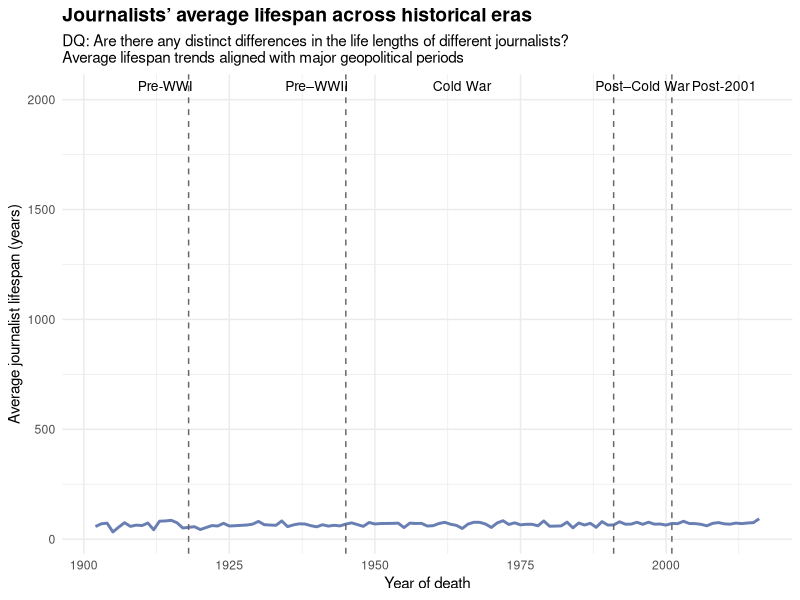
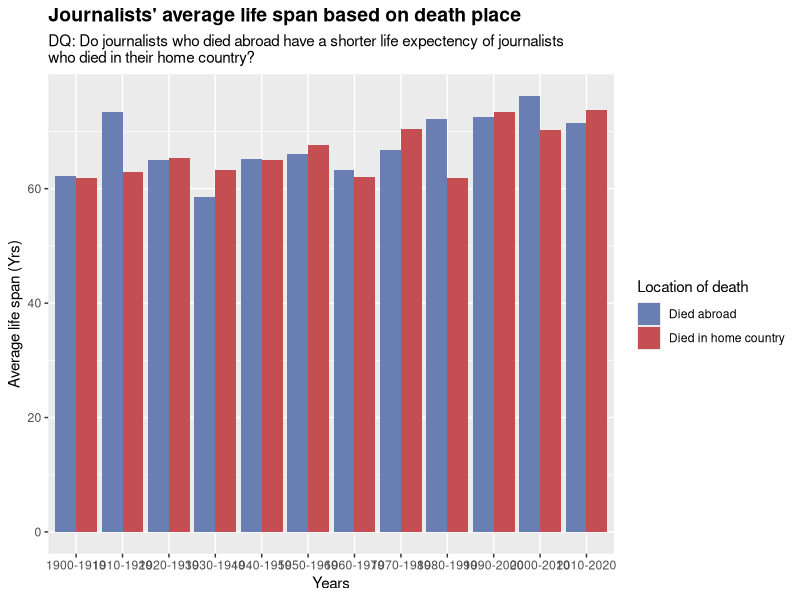

Here is the R script that generated these plots, in order:

# Calculate the journalist life length
library(tidyverse)
library(dplyr)

journalists <- read_csv('journalists.csv') |>
  mutate(
    birth_year = `ontology/birthYear`, 
    death_year = `ontology/deathYear`, 
    birth_place = `ontology/birthPlace_label`, 
    death_place = `ontology/deathPlace_label`
  ) |>
  select( 
    birth_year, 
    death_year, 
    birth_place, 
    death_place
  )
# |>
#   mutate(
#     birth_year = as.numeric(birth_year), 
#     death_year = as.numeric(death_year), 
#   ) |>  
#   mutate(
#     bd_coincide = (birth_place == death_place),
#     life_length = death_year - birth_year
#   )


all_journalists <- journalists |>
  na.omit()|>
  left_join(read_csv("all_country_mapping.csv"), by ='death_place')|>
  select( 
    birth_country, 
    death_country, 
    death_year, 
    birth_year
  ) |>
  mutate(
    birth_year = as.numeric(birth_year), 
    death_year = as.numeric(death_year), 
  ) |>  
  mutate(
    bd_coincide = (birth_country == death_country),
    life_length = death_year - birth_year
  ) |>
  filter(death_year >= 1900)

# journalists_country <- read_csv('journalists.csv') |>
#   select('ontology/deathPlace_label', "ontology/deathYear", 'ontology/birthPlace_label', "ontology/birthYear")|>
#   na.omit()

# write.csv(journalists_country, file = "Journalists_country.csv", row.names = FALSE)

# life_length_plot <- read_csv('journalists.csv') |>
#   select("title", "ontology/occupation_label", "ontology/birthYear", "ontology/deathYear")|>
#   na.omit()|>
#   rename(ontology_birthYear' = 'ontology/birthYear', 'ontology_deathYear = `ontology/deathYear` )|>
#   mutate(ontology_birthYear = as.numeric(ontology_birthYear), ontology_deathYear = as.numeric(ontology_deathYear))|>
#   mutate(life_length = ontology_deathYear - ontology_birthYear)|>
#   filter(life_length > 0)|>
#   ggplot()+
#   aes(x = life_length)+
#   labs(x = "Life lengths (Yrs)", y = 'Number of journalists', title = 'Differences in life lengths among journalists', subtitle = 'DQ: Are there any distinct differences in the life lengths of different journalists?' )+
#   theme(plot.title = element_text(face = "bold", size = 14))+
#   geom_bar(position = 'dodge', fill = "#697fb3ff")

# ggsave('life_length.png', plot = life_length_plot, width = 10, height = 5)

#avr life span of journalist per year
avr_life_span <- read_csv('journalists.csv') |>
  select("title", "ontology/occupation_label", "ontology/birthYear", "ontology/deathYear")|>
  na.omit()|>
  rename(ontology_birthYear = `ontology/birthYear`, ontology_deathYear = `ontology/deathYear` )|>
  mutate(ontology_birthYear = as.numeric(ontology_birthYear), ontology_deathYear = as.numeric(ontology_deathYear))|>
  mutate(life_length = ontology_deathYear - ontology_birthYear)|>
  group_by(ontology_deathYear)|>
  filter(life_length > 0 & ontology_deathYear > 1900)|>
  summarise(avr_life_span = mean(life_length))

avr_life_span_plot <- avr_life_span |>
  ggplot() +
  aes(x = ontology_deathYear, y = avr_life_span) +
  geom_line(color = "#697fb3ff", linewidth = 1) +
  geom_vline(
    xintercept = c(1918, 1945, 1991, 2001),
    linetype = "dashed",
    color = "grey40"
  ) +
  annotate(
    "text",
    x = c(1914, 1940, 1965, 1996, 2010),
    y = max(avr_life_span, na.rm = TRUE),
    label = c("Pre-WWI", "Pre–WWII", "Cold War", "Post–Cold War", "Post-2001"),
    vjust = -0.5,
    size = 3.5
  ) +
  labs(
    x = "Year of death",
    y = "Average journalist lifespan (years)",
    title = "Journalists’ average lifespan across historical eras",
    subtitle = "DQ: Are there any distinct differences in the life lengths of different journalists?\nAverage lifespan trends aligned with major geopolitical periods"
  ) +
  theme_minimal() +
  theme(
    plot.title = element_text(face = "bold", size = 14)
  )

ggsave('his_eras_avr_life_span.png', plot = avr_life_span_plot, width = 10, height = 5)

year_cat <- function(death_year) {
  if (death_year <= 1910){
    return("1900-1910")
  } else if (death_year <= 1920) {
    return("1910-1920")
  } else if (death_year <= 1930) {
    return("1920-1930")
  } else if (death_year <= 1940) {
    return("1930-1940")
  } else if (death_year <= 1950) {
    return("1940-1950")
  } else if (death_year <= 1960) {
    return("1950-1960")
  } else if (death_year <= 1970) {
    return("1960-1970")
  } else if (death_year <= 1980) {
    return("1970-1980")
  } else if (death_year <= 1990) {
    return("1980-1990")
  } else if (death_year <= 2000) {
    return("1990-2000")
  } else if (death_year <= 2010) {
    return("2000-2010")
  } else if (death_year <= 2020) {
    return("2010-2020")
  } else {
    return("no info")
  }
}

year_grouped <- all_journalists |>
  mutate(year = sapply(death_year, year_cat))

#Avr life span of journalist dying abroad annd dying in home country throughout the years
bar_plot <- year_grouped |>
  select('bd_coincide', 'life_length', 'year') |> 
  na.omit() |>
  group_by(bd_coincide, year) |>
  summarise(avr_life_span = mean(life_length), total = n()) |>
  ggplot()+
  aes(x= year, y = avr_life_span, fill = bd_coincide)+
  geom_col(position = position_dodge(preserve = "single"))+
  labs(
    x = "Years",
    y = "Average life span (Yrs)", 
    title = "Journalists' average life span based on death place",
    subtitle = "DQ: Do journalists who died abroad have a shorter life expectency of journalists\nwho died in their home country?"
  )+
  theme(
    plot.title = element_text(face = "bold", size = 14)
  )+
  labs(fill = "Location of death")+
  scale_fill_manual(
    values = c("#697fb3ff","#c44e52"),
    labels = c("Died abroad", "Died in home country")
  )
  


ggsave('life_span_vs_location_death.png', plot = bar_plot,  width = 12, height = 8)

# active_years <- read_csv('journalists.csv') |>
#   select("title", "ontology/deathYear", 'ontology/activeYears', 'ontology/activeYearsEndDate', 'ontology/activeYearsStartDate', 'ontology/activeYearsEndYear', 'ontology/activeYearsStartYear') |>
#   rename(deathYear = "ontology/deathYear", endYear = `ontology/activeYearsEndYear`)

# death_on_duty_data <- active_years |>
#     mutate(
#     died_on_duty = as.integer(endYear == deathYear),
#   lived = as.integer(endYear != deathYear)) |>
#   pivot_longer(
#     cols = c(died_on_duty, lived),
#     names_to = "death_on_duty",
#     values_to = "on_duty_or_not"
#   ) |>
#   group_by(death_on_duty) |>
#   summarise(total = sum(on_duty_or_not, na.rm=TRUE))


# ggplot(death_on_duty_data) +
#   aes(x = death_on_duty, y = total / sum(total)) +
#   scale_y_continuous(labels = scales::label_percent()) +
#     labs (
#     title = 'Journalists deceased on duty',
#     subtitle = 'DQ: How often do journalists die while still being officially employed?',
#     y = 'Number of journalists', # whose birth and death locations differ/coincide
#     x = ''
#   ) +
#   scale_x_discrete(labels = c('Died on duty', 'Died after retirement')) +
#   theme_minimal() +
#   theme(plot.title = element_text(face = 'bold', size = 14), axis.text.x = element_text(size = 9), axis.text.y = element_text(size = 9), axis.title = element_text(size = 14))+
#   geom_col(position = 'dodge', fill = "#697fb3ff") 

# ggsave('died_on_duty.png')

